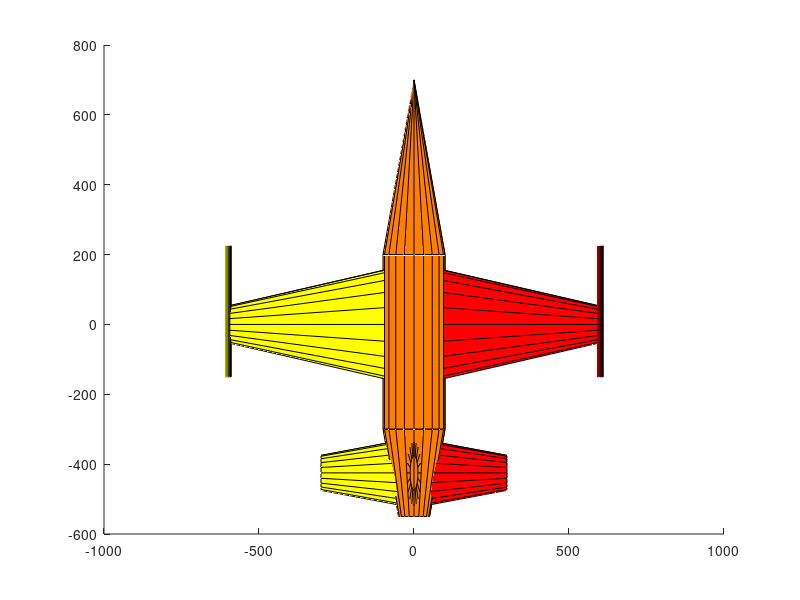

Write the MATLAB code that produced this figure. (Note: this script raises an error after producing the figure.)
%% Modelo 3D %TBD Deixar relativo a medida de comprimento em vez do raio
%Raio
r = 100;

%Corpo
rc1 = r;
rc2 = rc1;
hc = 5*rc1;
[Xc,Yc,Zc] = cylinder([rc1 rc2]);
Zc = hc*Zc;

%Nariz
rn1 = rc1;
rn2 = 0;
hn = 5*rc1;
[Xn,Yn,Zn] = cylinder([rn1 rn2]);
Zn = hn*Zn;

%Rabo
rb1 = rc1;
rb2 = 0.5*rb1;
hb = -2.5*rc1;
[Xb,Yb,Zb] = cylinder([rb1 rb2]);
Zb = hb*Zb;

%Asas
ra1 = rc1;
ra2 = 0.3*rc1;
ha = 6*rc1;
[Xa,Ya,Za] = cylinder([ra1 ra2]);
Za = ha*Za;

%Estabilizadores
re1 = rc1;
re2 = 0.5*rc1;
he = 3*rc1;
[Xe,Ye,Ze] = cylinder([re1 re2]);
Ze = he*Ze;

F(1)  = surface(  Xn        ,  Zn+hc*0.40      ,  Yn*0.75  ,  'Facecolor'  ,  [ 1  0.5  0]  );  %Nariz
F(2)  = surface(  Xc        ,  Zc-hc*0.60      ,  Yc*0.75  ,  'Facecolor'  ,  [ 1  0.5  0]  );  %Corpo
F(3)  = surface(  Za        ,  Xa*1.75         ,  Ya*0.25  ,  'Facecolor'  ,  [ 1  0  0]    );  %Asa Direita
F(4)  = surface(  Xc*0.1+ha ,  Zc*0.75-hc*0.3  ,  Yc*0.1   ,  'Facecolor'  ,  [ 1  0  0]    );  %Asa Direita
F(5)  = surface(  -Za       ,  Xa*1.75         ,  Ya*0.25  ,  'Facecolor'  ,  [ 1  1  0]    );  %Asa Esquerda
F(6)  = surface(  Xc*0.1-ha ,  Zc*0.75-hc*0.3  ,  Yc*0.1   ,  'Facecolor'  ,  [ 1  1  0]    );  %Asa Esquerda
F(7)  = surface(  Xb        ,  Zb-hc*0.60      ,  Yb*0.75  ,  'Facecolor'  ,  [ 1  0.5  0]  );  %Rabo
F(8)  = surface(  Ze        ,  (Xe)-hc*0.85    ,  Ye*0.25  ,  'Facecolor'  ,  [ 1  0  0]    );  %Estabilizador Direito
F(9)  = surface(  -Ze       ,  (Xe)-hc*0.85    ,  Ye*0.25  ,  'Facecolor'  ,  [ 1  1  0]    );  %Estabilizador Esquerdo
F(10) = surface(  Ye*0.25   ,  (Xe)-hc*0.85    ,  Ze       ,  'Facecolor'  ,  [ 1  0.5  0]  );  %Estabilizador Vertical

f5 = hgtransform('Parent',ax);
set(F,'Parent',f5)
set(F,'LineStyle','none')